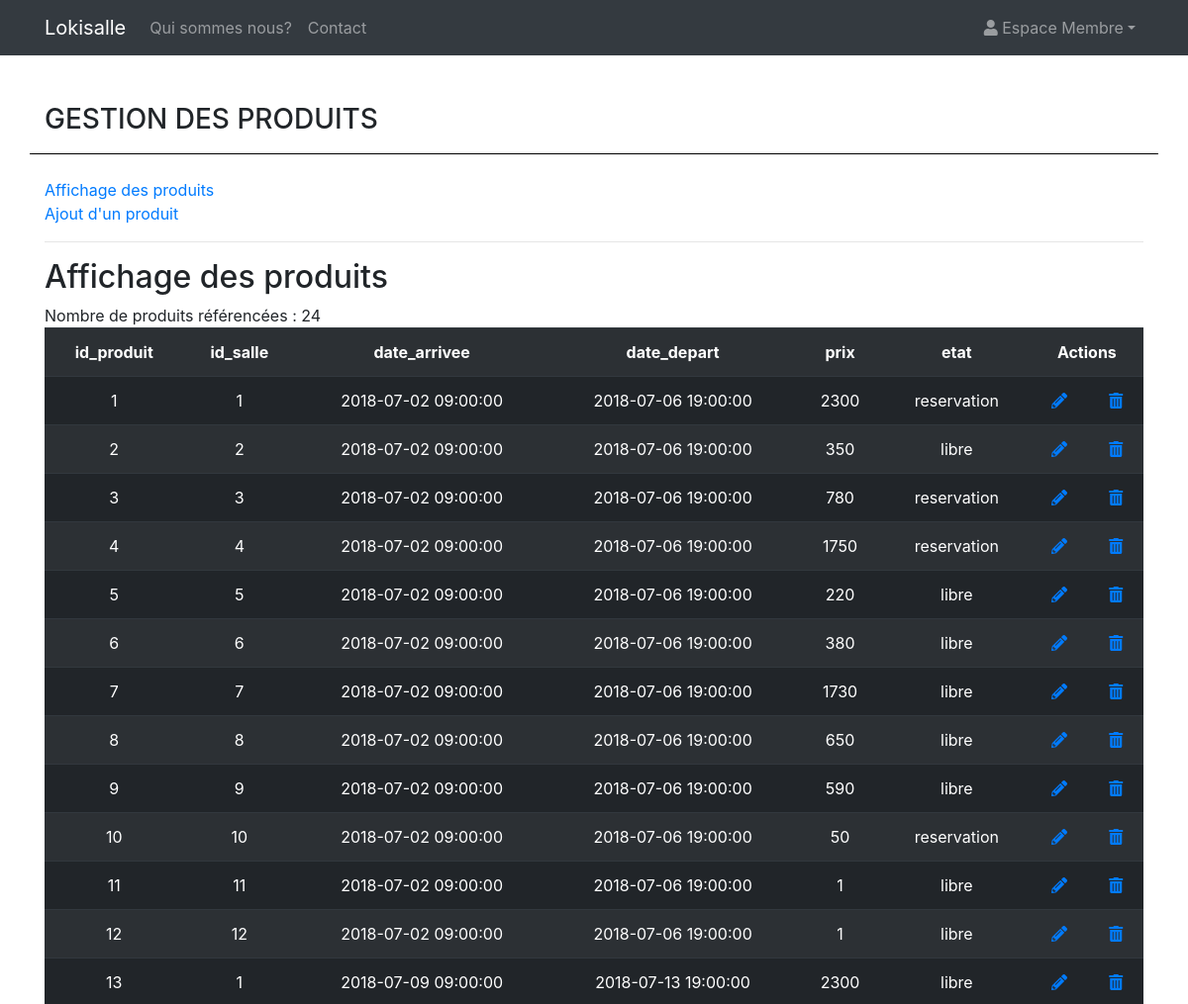
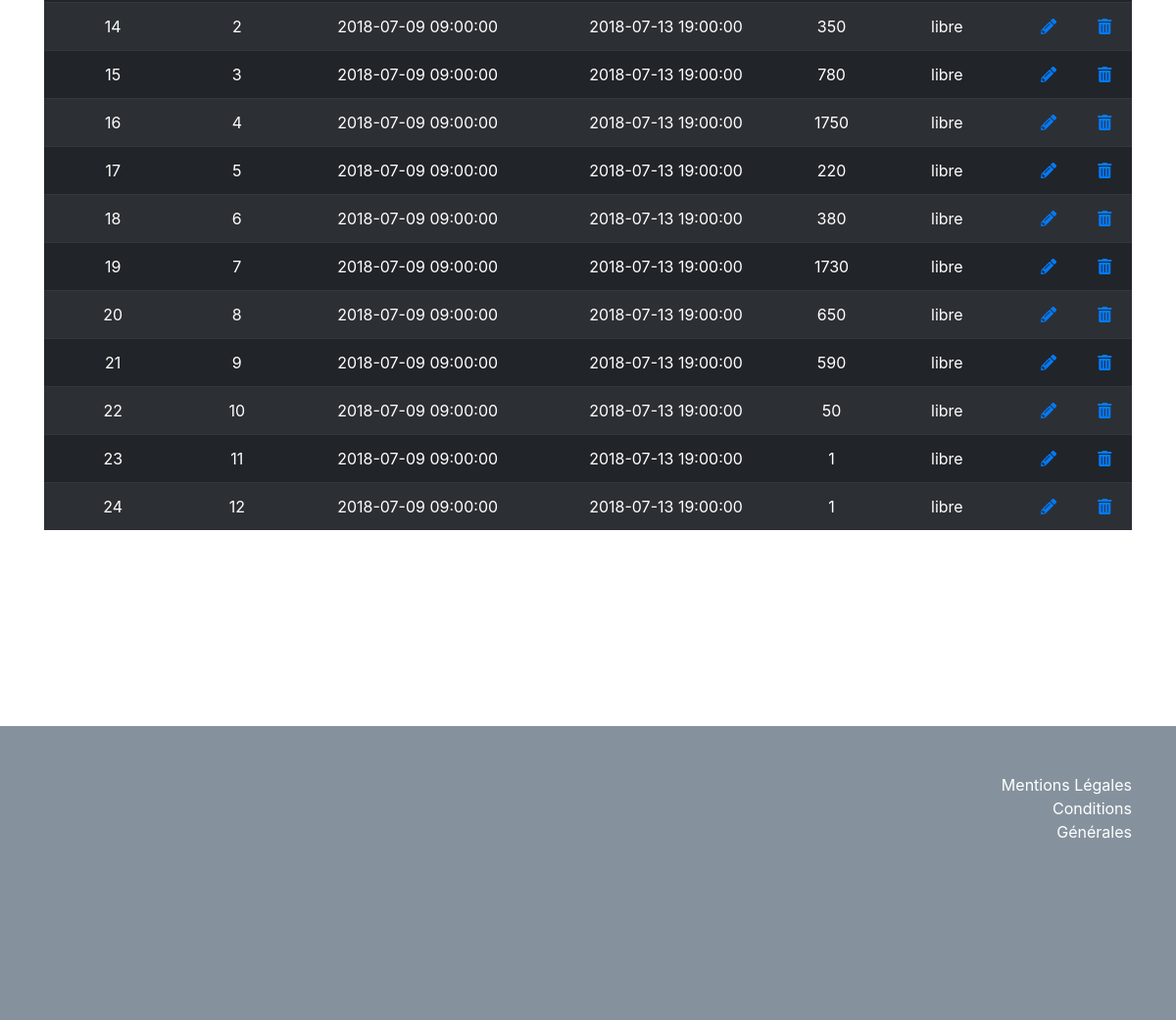
/admin/gestion_produit.php?action=affichage, run on the app's committed database (2 pictures, top to bottom).
### tables this page shows
CREATE TABLE produit(
    id_produit INT(3) NOT NULL AUTO_INCREMENT,
    id_salle INT(3) NOT NULL,
    date_arrivee DATETIME NOT NULL,
    date_depart DATETIME DEFAULT NULL,
    prix int(5) NOT NULL,
    etat ENUM('libre','reservation') NOT NULL,
    PRIMARY KEY (id_produit)
);

### inc/fonction.inc.php (called while the page is built, shortened)
<?php
function execute_requete($req){
    global $pdo;
    $resultat = $pdo->query($req);
    return $resultat;
}
?>

### inc/init.inc.php (called while the page is built, shortened)
<?php
$pdo = new PDO('mysql:host=localhost;dbname=lokisalle', 'root', '', array(PDO::ATTR_ERRMODE => PDO::ERRMODE_WARNING, PDO::MYSQL_ATTR_INIT_COMMAND => 'SET NAMES utf8') );
$content = '';
require_once('fonction.inc.php');
?>

### admin/gestion_produit.php (the view, shortened to what this page needs)
<?php require_once('inc/header.admin.inc.php');?>
<?php
$content .= '<h3 class="mt-5">GESTION DES PRODUITS</h3>
                <div class="row mt-3 mb-4">
                <div class="col-md-12 px-0" style="height:2px; width:100%; border-bottom: 1px solid black;"></div>
                </div>';
$content .= '<a href="?action=affichage">Affichage des produits</a><br>';
$content .= '<a href="?action=ajout">Ajout d\'un produit</a><br><hr>';
if( isset($_GET['action']) && $_GET['action'] == 'affichage' ){
        $r = execute_requete("SELECT * FROM produit");
        $content .= '<h2>Affichage des produits</h2>';
        $content .= 'Nombre de produits référencées : '. $r->rowCount() ;
        $content .= '<table class="table table-dark table-striped text-center">';
        $content .= '<tr>';
                for ($i=0; $i < $r->columnCount() ; $i++) {
                        $colonne = $r->getColumnMeta($i);
                        $content .= "<th>$colonne[name]</th>";
                }
                $content .= '<th colspan="2">Actions</th>';
        $content .= '</tr>';
        while ($ligne = $r->fetch(PDO::FETCH_ASSOC)) {
                $content .= '<tr>';
                foreach ($ligne as $key => $value) {
                        if($key == 'photo'){
                                $content .= '<td><img src="'.$value.'" width="80" height="80"></td>';
                        }else{
                                $content .= '<td>'.$value.'</td>';
                        }
                }
                $content .= '<td><a href="?action=modification&id_produit='.$ligne['id_produit'].'"><i class="fas fa-pencil-alt"></i></a></td>';
                $content .= '<td><a href="?action=suppression&id_produit='.$ligne['id_produit'].'" onClick="return(confirm(\'En êtes vous certain ?\'))"><i class="fas fa-trash-alt"></i></a></td>';
                $content .= '</tr>';
        }
        $content .= '</table>';
}
?>
<?= $content ?>
<?php require_once('inc/footer.admin.inc.php');?>

### assets/css/shop-homepage.css (style rules this page uses)
body { padding-top: 54px; }
@media (min-width: 992px) { body { padding-top: 56px; } }

### data on the page
produit: id_produit "1", id_salle "1", date_arrivee "2018-07-02 09:00:00", date_depart "2018-07-06 19:00:00", prix "2300", etat "reservation"
produit: id_produit "2", id_salle "2", date_arrivee "2018-07-02 09:00:00", date_depart "2018-07-06 19:00:00", prix "350", etat "libre"
produit: id_produit "3", id_salle "3", date_arrivee "2018-07-02 09:00:00", date_depart "2018-07-06 19:00:00", prix "780", etat "reservation"
produit: id_produit "4", id_salle "4", date_arrivee "2018-07-02 09:00:00", date_depart "2018-07-06 19:00:00", prix "1750", etat "reservation"
produit: id_produit "5", id_salle "5", date_arrivee "2018-07-02 09:00:00", date_depart "2018-07-06 19:00:00", prix "220", etat "libre"
produit: id_produit "6", id_salle "6", date_arrivee "2018-07-02 09:00:00", date_depart "2018-07-06 19:00:00", prix "380", etat "libre"
produit: id_produit "7", id_salle "7", date_arrivee "2018-07-02 09:00:00", date_depart "2018-07-06 19:00:00", prix "1730", etat "libre"
produit: id_produit "8", id_salle "8", date_arrivee "2018-07-02 09:00:00", date_depart "2018-07-06 19:00:00", prix "650", etat "libre"
produit: id_produit "9", id_salle "9", date_arrivee "2018-07-02 09:00:00", date_depart "2018-07-06 19:00:00", prix "590", etat "libre"
produit: id_produit "10", id_salle "10", date_arrivee "2018-07-02 09:00:00", date_depart "2018-07-06 19:00:00", prix "50", etat "reservation"
produit: id_produit "11", id_salle "11", date_arrivee "2018-07-02 09:00:00", date_depart "2018-07-06 19:00:00", prix "1", etat "libre"
produit: id_produit "12", id_salle "12", date_arrivee "2018-07-02 09:00:00", date_depart "2018-07-06 19:00:00", prix "1", etat "libre"
produit: id_produit "13", id_salle "1", date_arrivee "2018-07-09 09:00:00", date_depart "2018-07-13 19:00:00", prix "2300", etat "libre"
produit: id_produit "14", id_salle "2", date_arrivee "2018-07-09 09:00:00", date_depart "2018-07-13 19:00:00", prix "350", etat "libre"
produit: id_produit "15", id_salle "3", date_arrivee "2018-07-09 09:00:00", date_depart "2018-07-13 19:00:00", prix "780", etat "libre"
produit: id_produit "16", id_salle "4", date_arrivee "2018-07-09 09:00:00", date_depart "2018-07-13 19:00:00", prix "1750", etat "libre"
produit: id_produit "17", id_salle "5", date_arrivee "2018-07-09 09:00:00", date_depart "2018-07-13 19:00:00", prix "220", etat "libre"
produit: id_produit "18", id_salle "6", date_arrivee "2018-07-09 09:00:00", date_depart "2018-07-13 19:00:00", prix "380", etat "libre"
produit: id_produit "19", id_salle "7", date_arrivee "2018-07-09 09:00:00", date_depart "2018-07-13 19:00:00", prix "1730", etat "libre"
produit: id_produit "20", id_salle "8", date_arrivee "2018-07-09 09:00:00", date_depart "2018-07-13 19:00:00", prix "650", etat "libre"
produit: id_produit "21", id_salle "9", date_arrivee "2018-07-09 09:00:00", date_depart "2018-07-13 19:00:00", prix "590", etat "libre"
produit: id_produit "22", id_salle "10", date_arrivee "2018-07-09 09:00:00", date_depart "2018-07-13 19:00:00", prix "50", etat "libre"
produit: id_produit "23", id_salle "11", date_arrivee "2018-07-09 09:00:00", date_depart "2018-07-13 19:00:00", prix "1", etat "libre"
produit: id_produit "24", id_salle "12", date_arrivee "2018-07-09 09:00:00", date_depart "2018-07-13 19:00:00", prix "1", etat "libre"

### other printed values
$colonne[name] "id_produit"
$colonne[name] "id_salle"
$colonne[name] "date_arrivee"
$colonne[name] "date_depart"
$colonne[name] "prix"
$colonne[name] "etat"
